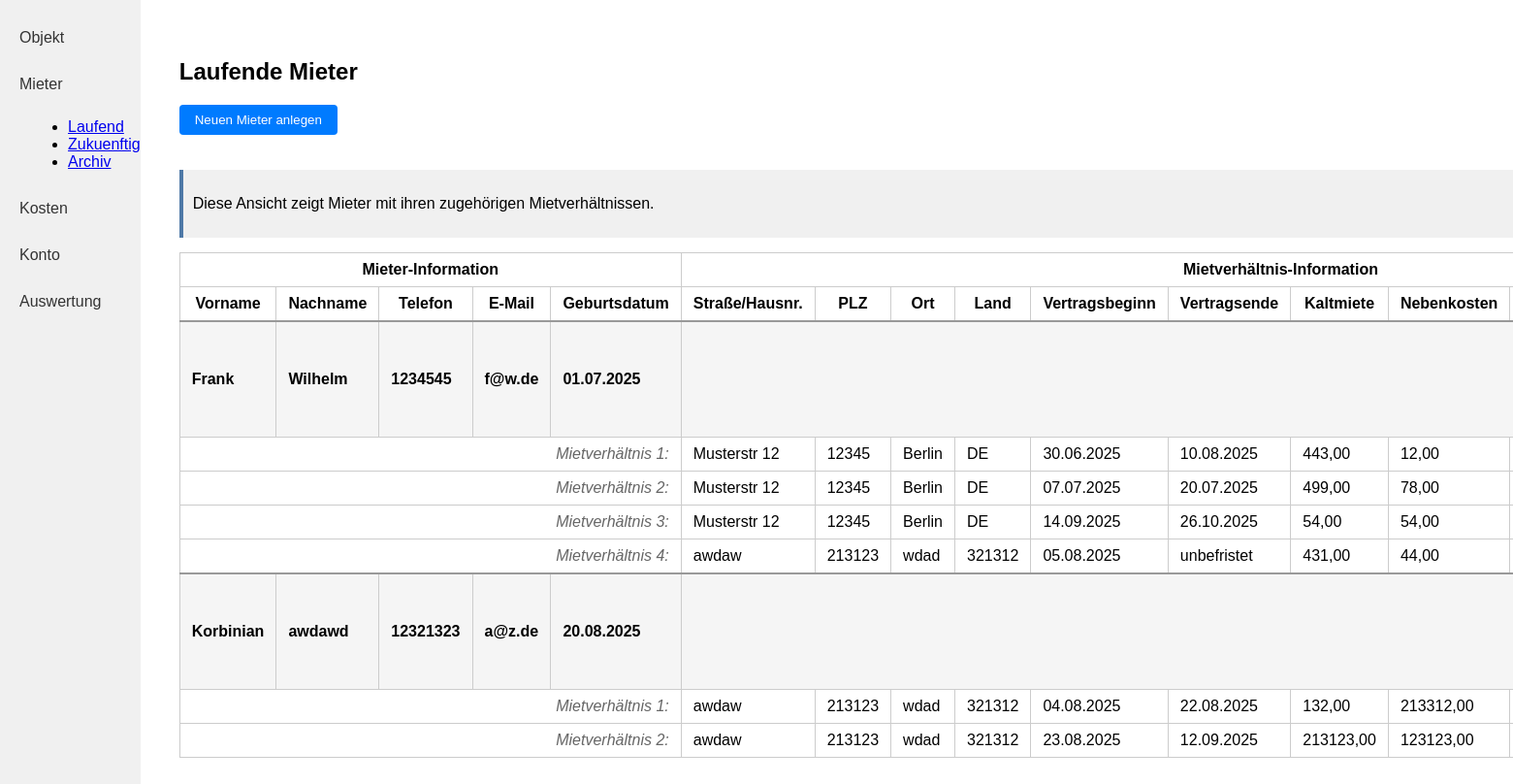
/mieter/laufend/ (signed in), run on the app's committed database.
### kostenpruefung_mietobjekte_app/models.py (models this page shows, shortened)
class Mieter(models.Model):
    created_by = models.ForeignKey(User, on_delete=models.CASCADE, related_name="mieter_created", null=True, blank=True)
    vorname = models.CharField(max_length=255)
    nachname = models.CharField(max_length=255)
    telefon = models.CharField(max_length=100)
    e_mail = models.EmailField()
    geburtsdatum = models.DateField()

class Mietverhaeltnis(models.Model):
    created_by = models.ForeignKey(User, on_delete=models.CASCADE, related_name="mietverhaeltnis_created", null=True, blank=True)
    mieter = models.ForeignKey(Mieter, on_delete=models.CASCADE, related_name="mietverhaeltnisse")
    strasse_hausnummer = models.CharField(max_length=255)
    plz = models.CharField(max_length=10)
    ort = models.CharField(max_length=100)
    land = models.CharField(max_length=100)
    vertragsbeginn = models.DateField()
    vertragsende = models.DateField(null=True, blank=True)
    kaltmiete = models.DecimalField(max_digits=10, decimal_places=2)
    nebenkosten = models.DecimalField(max_digits=10, decimal_places=2)
    kaution = models.DecimalField(max_digits=10, decimal_places=2)
    mietobjekte = models.ManyToManyField('Mietobjekt')
    mieteinheiten = models.ManyToManyField('Mieteinheit')
    @property
    def mietstatus(self):
        today = datetime.date.today()
        if self.vertragsbeginn > today:
            return "future"
        elif self.vertragsende and self.vertragsende < today:
            return "past"
        else:
            return "current"

### kostenpruefung_mietobjekte_app/views.py (the view)
# urls.py: path('mieter/laufend/', mieter_laufend, name='mieter_laufend'),
@login_required
def mieter_laufend(request):
    today = timezone.now().date()
    mieter_with_current = Mieter.objects.filter(
        created_by=request.user,
        mietverhaeltnisse__vertragsbeginn__lte=today
    ).filter(
        Q(mietverhaeltnisse__vertragsende__gte=today) |
        Q(mietverhaeltnisse__vertragsende__isnull=True)
    ).distinct().prefetch_related(
        Prefetch(
            'mietverhaeltnisse',
            queryset=Mietverhaeltnis.objects.all().prefetch_related('mietobjekte', 'mieteinheiten')
        )
    )
    mieter_without_mietverhaeltnis = Mieter.objects.filter(
        created_by=request.user
    ).exclude(
        mietverhaeltnisse__isnull=False
    )
    return render(request, 'kostenpruefung_mietobjekte_app/mieter_laufend.html', {
        'mieter': mieter_with_current,
        'mieter_without_mietverhaeltnis': mieter_without_mietverhaeltnis
    })

### kostenpruefung_mietobjekte_app/templates/kostenpruefung_mietobjekte_app/mieter_laufend.html
{% include "kostenpruefung_mietobjekte_app/mieter_table.html" with heading="Laufende Mieter" %}

### kostenpruefung_mietobjekte_app/templates/kostenpruefung_mietobjekte_app/mieter_table.html (shortened to what this page needs)
{% load static %}
<!DOCTYPE html>
<html lang="de">
<head>
    <link rel="stylesheet" href="{% static 'kostenpruefung_mietobjekte_app/style.css' %}">
</head>
<body>
<div class="flex-container">
    <nav class="sidebar">
        <a class="sidebar-link" href="{% url 'kostenpruefung_mietobjekte_app:objekt_index' %}">Objekt</a>
        <a class="sidebar-link" href="{% url 'kostenpruefung_mietobjekte_app:mieter_laufend' %}">Mieter</a>
        <ul style="list-style-type: disc; margin-left: 30px; margin-bottom: 20px;">
            <li><a href="{% url 'kostenpruefung_mietobjekte_app:mieter_laufend' %}">Laufend</a></li>
            <li><a href="{% url 'kostenpruefung_mietobjekte_app:mieter_zukuenftig' %}">Zukuenftig</a></li>
            <li><a href="{% url 'kostenpruefung_mietobjekte_app:mieter_archiv' %}">Archiv</a></li>
        </ul>
        <a class="sidebar-link" href="{% url 'kostenpruefung_mietobjekte_app:rechnungen' %}">Kosten</a>
        <a class="sidebar-link" href="{% url 'kostenpruefung_mietobjekte_app:konto' %}">Konto</a>
        <a class="sidebar-link" href="{% url 'kostenpruefung_mietobjekte_app:auswertung' %}">Auswertung</a>
    </nav>
    <div class="main-content">
        <h2>{{ heading }}</h2>
        <div class="button-group">
            <form action="{% url 'kostenpruefung_mietobjekte_app:mieter_create_step1' %}" method="get">
                <button class="action-btn" type="submit">Neuen Mieter anlegen</button>
            </form>
        </div>
        <div class="info-box" style="margin-bottom: 15px; padding: 10px; background-color: #f0f0f0; border-left: 4px solid #4e79a7;">
            <p>Diese Ansicht zeigt Mieter mit ihren zugehörigen Mietverhältnissen.</p>
        </div>
        <table class="object-table">
            <tr>
                <th colspan="5">Mieter-Information</th>
                <th colspan="11">Mietverhältnis-Information</th>
            </tr>
            <tr>
                <th>Vorname</th>
                <th>Nachname</th>
                <th>Telefon</th>
                <th>E-Mail</th>
                <th>Geburtsdatum</th>
                <th>Straße/Hausnr.</th>
                <th>PLZ</th>
                <th>Ort</th>
                <th>Land</th>
                <th>Vertragsbeginn</th>
                <th>Vertragsende</th>
                <th>Kaltmiete</th>
                <th>Nebenkosten</th>
                <th>Kaution</th>
            </tr>
            {% for m in mieter %}
            <tr class="mieter-row">
                <td>{{ m.vorname }}</td>
                <td>{{ m.nachname }}</td>
                <td>{{ m.telefon }}</td>
                <td>{{ m.e_mail }}</td>
                <td>{{ m.geburtsdatum|date:"d.m.Y" }}</td>
                <td colspan="11" style="text-align: center;">
                </td>
            </tr>
            {% for mv in m.mietverhaeltnisse.all %}
            <tr class="mietverhaeltnis-row">
                <td colspan="5" style="text-align: right;">
                    <span class="lease-label">Mietverhältnis {{ forloop.counter }}:</span>
                </td>
                <td>{{ mv.strasse_hausnummer }}</td>
                <td>{{ mv.plz }}</td>
                <td>{{ mv.ort }}</td>
                <td>{{ mv.land }}</td>
                <td>{{ mv.vertragsbeginn|date:"d.m.Y" }}</td>
                <td>{{ mv.vertragsende|date:"d.m.Y"|default:"unbefristet" }}</td>
                <td>{{ mv.kaltmiete }}</td>
                <td>{{ mv.nebenkosten }}</td>
                <td>{{ mv.kaution }}</td>
            </tr>
            {% empty %}
            <tr class="mietverhaeltnis-empty-row">
                <td colspan="18" style="text-align: center; font-style: italic;">Keine Mietverhältnisse vorhanden</td>
            </tr>
            {% endfor %}
            {% empty %}
            <tr>
                <td colspan="18">Keine Mieter vorhanden.</td>
            </tr>
            {% endfor %}
        </table>
    </div>
</div>
</body>
</html>

### kostenpruefung_mietobjekte_app/static/kostenpruefung_mietobjekte_app/style.css (style rules this page uses)
.mieter-row { background-color: #f5f5f5; font-weight: bold; border-top: 2px solid #999; }
.mietverhaeltnis-row { background-color: white; }
.mietverhaeltnis-row td { padding-left: 20px; }
.lease-label { font-style: italic; color: #666; }
.button-group { margin-bottom: 16px; display: flex; gap: 10px; align-items: center; }
.button-group { margin-top: 20px; display: flex; gap: 10px; }
body { margin: 0; font-family: Arial, sans-serif; }
.flex-container { display: flex; }
.sidebar { width: 200px; background: #f0f0f0; height: 100vh; padding: 20px 0; }
.sidebar-link { display: block; padding: 10px 20px; color: #333; text-decoration: none; margin-bottom: 10px; }
.main-content { flex: 1; padding: 40px; }
.object-table { width: 100%; border-collapse: collapse; }
.object-table th, .object-table td { border: 1px solid #ccc; padding: 8px 12px; }
.action-btn { float: right; padding: 8px 16px; background: #007bff; color: #fff; border: none; border-radius: 4px; cursor: pointer; margin-bottom: 20px; }

### data on the page
Mieter: vorname "Frank", nachname "Wilhelm", telefon "1234545", e_mail "f@w.de", geburtsdatum "01.07.2025"
Mietverhaeltnis: strasse_hausnummer "Musterstr 12", plz "12345", ort "Berlin", land "DE", vertragsbeginn "30.06.2025", vertragsende "10.08.2025", kaltmiete "443,00", nebenkosten "12,00"
Mietverhaeltnis: strasse_hausnummer "Musterstr 12", plz "12345", ort "Berlin", land "DE", vertragsbeginn "07.07.2025", vertragsende "20.07.2025", kaltmiete "499,00", nebenkosten "78,00"
Mietverhaeltnis: strasse_hausnummer "Musterstr 12", plz "12345", ort "Berlin", land "DE", vertragsbeginn "14.09.2025", vertragsende "26.10.2025", kaltmiete "54,00", nebenkosten "54,00"
Mietverhaeltnis: strasse_hausnummer "awdaw", plz "213123", ort "wdad", land "321312", vertragsbeginn "05.08.2025", vertragsende "unbefristet", kaltmiete "431,00", nebenkosten "44,00"
Mieter: vorname "Korbinian", nachname "awdawd", telefon "12321323", e_mail "a@z.de", geburtsdatum "20.08.2025"
Mietverhaeltnis: strasse_hausnummer "awdaw", plz "213123", ort "wdad", land "321312", vertragsbeginn "04.08.2025", vertragsende "22.08.2025", kaltmiete "132,00", nebenkosten "213312,00"
Mietverhaeltnis: strasse_hausnummer "awdaw", plz "213123", ort "wdad", land "321312", vertragsbeginn "23.08.2025", vertragsende "12.09.2025", kaltmiete "213123,00", nebenkosten "123123,00"

### other printed values
{{ heading }} "Laufende Mieter"
